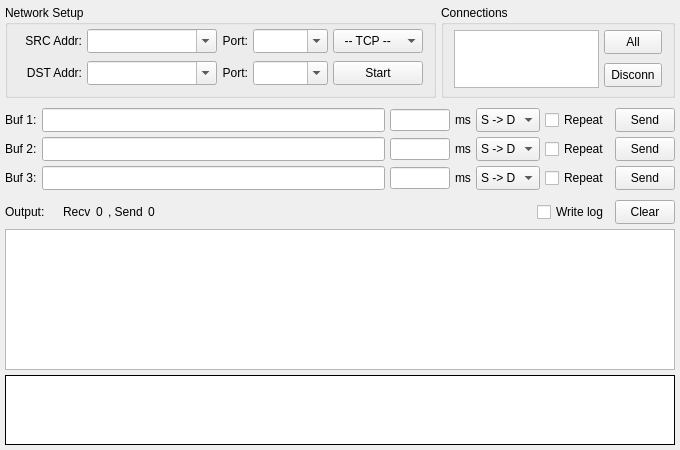
<?xml version="1.0" encoding="UTF-8"?>
<ui version="4.0">
 <class>TransferForm</class>
 <widget class="QWidget" name="TransferForm">
  <property name="geometry">
   <rect>
    <x>0</x>
    <y>0</y>
    <width>680</width>
    <height>450</height>
   </rect>
  </property>
  <property name="minimumSize">
   <size>
    <width>0</width>
    <height>0</height>
   </size>
  </property>
  <property name="windowTitle">
   <string>Transfer</string>
  </property>
  <property name="locale">
   <locale language="C" country="AnyCountry"/>
  </property>
  <layout class="QVBoxLayout" name="lay1">
   <property name="spacing">
    <number>5</number>
   </property>
   <property name="margin">
    <number>5</number>
   </property>
   <item>
    <layout class="QHBoxLayout" name="lay2">
     <item>
      <widget class="QGroupBox" name="box1">
       <property name="sizePolicy">
        <sizepolicy hsizetype="Fixed" vsizetype="Fixed">
         <horstretch>0</horstretch>
         <verstretch>0</verstretch>
        </sizepolicy>
       </property>
       <property name="minimumSize">
        <size>
         <width>0</width>
         <height>93</height>
        </size>
       </property>
       <property name="maximumSize">
        <size>
         <width>16777215</width>
         <height>93</height>
        </size>
       </property>
       <property name="title">
        <string>Network Setup</string>
       </property>
       <layout class="QVBoxLayout" name="lay5">
        <property name="spacing">
         <number>5</number>
        </property>
        <property name="leftMargin">
         <number>4</number>
        </property>
        <property name="topMargin">
         <number>0</number>
        </property>
        <property name="rightMargin">
         <number>10</number>
        </property>
        <property name="bottomMargin">
         <number>5</number>
        </property>
        <item>
         <layout class="QGridLayout" name="lay6">
          <property name="sizeConstraint">
           <enum>QLayout::SetFixedSize</enum>
          </property>
          <property name="horizontalSpacing">
           <number>5</number>
          </property>
          <property name="verticalSpacing">
           <number>8</number>
          </property>
          <item row="0" column="2">
           <widget class="QLabel" name="lab2">
            <property name="sizePolicy">
             <sizepolicy hsizetype="Preferred" vsizetype="Preferred">
              <horstretch>0</horstretch>
              <verstretch>0</verstretch>
             </sizepolicy>
            </property>
            <property name="text">
             <string>Port:</string>
            </property>
            <property name="alignment">
             <set>Qt::AlignRight|Qt::AlignTrailing|Qt::AlignVCenter</set>
            </property>
           </widget>
          </item>
          <item row="0" column="0">
           <widget class="QLabel" name="lab1">
            <property name="sizePolicy">
             <sizepolicy hsizetype="Preferred" vsizetype="Preferred">
              <horstretch>0</horstretch>
              <verstretch>0</verstretch>
             </sizepolicy>
            </property>
            <property name="minimumSize">
             <size>
              <width>70</width>
              <height>0</height>
             </size>
            </property>
            <property name="contextMenuPolicy">
             <enum>Qt::NoContextMenu</enum>
            </property>
            <property name="text">
             <string>SRC Addr:</string>
            </property>
            <property name="textFormat">
             <enum>Qt::PlainText</enum>
            </property>
            <property name="scaledContents">
             <bool>false</bool>
            </property>
            <property name="alignment">
             <set>Qt::AlignRight|Qt::AlignTrailing|Qt::AlignVCenter</set>
            </property>
           </widget>
          </item>
          <item row="0" column="1">
           <widget class="QComboBox" name="cmbSrcAddr">
            <property name="sizePolicy">
             <sizepolicy hsizetype="Fixed" vsizetype="Fixed">
              <horstretch>0</horstretch>
              <verstretch>0</verstretch>
             </sizepolicy>
            </property>
            <property name="minimumSize">
             <size>
              <width>130</width>
              <height>24</height>
             </size>
            </property>
            <property name="maximumSize">
             <size>
              <width>130</width>
              <height>24</height>
             </size>
            </property>
            <property name="editable">
             <bool>true</bool>
            </property>
            <property name="insertPolicy">
             <enum>QComboBox::NoInsert</enum>
            </property>
           </widget>
          </item>
          <item row="0" column="3">
           <widget class="QComboBox" name="cmbSrcPort">
            <property name="sizePolicy">
             <sizepolicy hsizetype="Fixed" vsizetype="Fixed">
              <horstretch>0</horstretch>
              <verstretch>0</verstretch>
             </sizepolicy>
            </property>
            <property name="minimumSize">
             <size>
              <width>75</width>
              <height>24</height>
             </size>
            </property>
            <property name="maximumSize">
             <size>
              <width>75</width>
              <height>24</height>
             </size>
            </property>
            <property name="editable">
             <bool>true</bool>
            </property>
            <property name="insertPolicy">
             <enum>QComboBox::InsertAtTop</enum>
            </property>
           </widget>
          </item>
          <item row="1" column="0">
           <widget class="QLabel" name="lab3">
            <property name="sizePolicy">
             <sizepolicy hsizetype="Preferred" vsizetype="Preferred">
              <horstretch>0</horstretch>
              <verstretch>0</verstretch>
             </sizepolicy>
            </property>
            <property name="minimumSize">
             <size>
              <width>70</width>
              <height>0</height>
             </size>
            </property>
            <property name="contextMenuPolicy">
             <enum>Qt::NoContextMenu</enum>
            </property>
            <property name="text">
             <string>DST Addr:</string>
            </property>
            <property name="textFormat">
             <enum>Qt::PlainText</enum>
            </property>
            <property name="scaledContents">
             <bool>false</bool>
            </property>
            <property name="alignment">
             <set>Qt::AlignRight|Qt::AlignTrailing|Qt::AlignVCenter</set>
            </property>
           </widget>
          </item>
          <item row="1" column="1">
           <widget class="QComboBox" name="cmbDstAddr">
            <property name="sizePolicy">
             <sizepolicy hsizetype="Fixed" vsizetype="Fixed">
              <horstretch>0</horstretch>
              <verstretch>0</verstretch>
             </sizepolicy>
            </property>
            <property name="minimumSize">
             <size>
              <width>130</width>
              <height>24</height>
             </size>
            </property>
            <property name="maximumSize">
             <size>
              <width>130</width>
              <height>24</height>
             </size>
            </property>
            <property name="editable">
             <bool>true</bool>
            </property>
            <property name="insertPolicy">
             <enum>QComboBox::NoInsert</enum>
            </property>
           </widget>
          </item>
          <item row="1" column="2">
           <widget class="QLabel" name="lab4">
            <property name="sizePolicy">
             <sizepolicy hsizetype="Preferred" vsizetype="Preferred">
              <horstretch>0</horstretch>
              <verstretch>0</verstretch>
             </sizepolicy>
            </property>
            <property name="text">
             <string>Port:</string>
            </property>
            <property name="alignment">
             <set>Qt::AlignRight|Qt::AlignTrailing|Qt::AlignVCenter</set>
            </property>
           </widget>
          </item>
          <item row="1" column="3">
           <widget class="QComboBox" name="cmbDstPort">
            <property name="sizePolicy">
             <sizepolicy hsizetype="Fixed" vsizetype="Fixed">
              <horstretch>0</horstretch>
              <verstretch>0</verstretch>
             </sizepolicy>
            </property>
            <property name="minimumSize">
             <size>
              <width>75</width>
              <height>24</height>
             </size>
            </property>
            <property name="maximumSize">
             <size>
              <width>75</width>
              <height>24</height>
             </size>
            </property>
            <property name="editable">
             <bool>true</bool>
            </property>
            <property name="insertPolicy">
             <enum>QComboBox::InsertAtTop</enum>
            </property>
           </widget>
          </item>
          <item row="1" column="4">
           <widget class="QToolButton" name="btnTrigger">
            <property name="sizePolicy">
             <sizepolicy hsizetype="Fixed" vsizetype="Fixed">
              <horstretch>0</horstretch>
              <verstretch>0</verstretch>
             </sizepolicy>
            </property>
            <property name="minimumSize">
             <size>
              <width>90</width>
              <height>24</height>
             </size>
            </property>
            <property name="maximumSize">
             <size>
              <width>90</width>
              <height>24</height>
             </size>
            </property>
            <property name="statusTip">
             <string/>
            </property>
            <property name="text">
             <string>Start</string>
            </property>
            <property name="checkable">
             <bool>true</bool>
            </property>
           </widget>
          </item>
          <item row="0" column="4">
           <widget class="QComboBox" name="cmbType">
            <property name="sizePolicy">
             <sizepolicy hsizetype="Fixed" vsizetype="Fixed">
              <horstretch>0</horstretch>
              <verstretch>0</verstretch>
             </sizepolicy>
            </property>
            <property name="minimumSize">
             <size>
              <width>90</width>
              <height>24</height>
             </size>
            </property>
            <property name="maximumSize">
             <size>
              <width>90</width>
              <height>24</height>
             </size>
            </property>
            <item>
             <property name="text">
              <string notr="true">  -- TCP --</string>
             </property>
            </item>
            <item>
             <property name="text">
              <string notr="true">  -- UDP --</string>
             </property>
            </item>
           </widget>
          </item>
         </layout>
        </item>
       </layout>
      </widget>
     </item>
     <item>
      <widget class="QGroupBox" name="box2">
       <property name="sizePolicy">
        <sizepolicy hsizetype="Expanding" vsizetype="Fixed">
         <horstretch>0</horstretch>
         <verstretch>0</verstretch>
        </sizepolicy>
       </property>
       <property name="minimumSize">
        <size>
         <width>0</width>
         <height>93</height>
        </size>
       </property>
       <property name="maximumSize">
        <size>
         <width>16777215</width>
         <height>93</height>
        </size>
       </property>
       <property name="title">
        <string>Connections</string>
       </property>
       <layout class="QHBoxLayout" name="lay8">
        <property name="spacing">
         <number>5</number>
        </property>
        <property name="leftMargin">
         <number>10</number>
        </property>
        <property name="topMargin">
         <number>5</number>
        </property>
        <property name="rightMargin">
         <number>10</number>
        </property>
        <property name="bottomMargin">
         <number>10</number>
        </property>
        <item>
         <widget class="QListWidget" name="lstConn">
          <property name="sizePolicy">
           <sizepolicy hsizetype="Expanding" vsizetype="Fixed">
            <horstretch>0</horstretch>
            <verstretch>0</verstretch>
           </sizepolicy>
          </property>
          <property name="minimumSize">
           <size>
            <width>0</width>
            <height>58</height>
           </size>
          </property>
          <property name="maximumSize">
           <size>
            <width>16777215</width>
            <height>58</height>
           </size>
          </property>
          <property name="verticalScrollBarPolicy">
           <enum>Qt::ScrollBarAlwaysOff</enum>
          </property>
          <property name="horizontalScrollBarPolicy">
           <enum>Qt::ScrollBarAlwaysOff</enum>
          </property>
          <property name="editTriggers">
           <set>QAbstractItemView::NoEditTriggers</set>
          </property>
          <property name="showDropIndicator" stdset="0">
           <bool>false</bool>
          </property>
          <property name="selectionMode">
           <enum>QAbstractItemView::MultiSelection</enum>
          </property>
          <property name="selectionBehavior">
           <enum>QAbstractItemView::SelectRows</enum>
          </property>
          <property name="selectionRectVisible">
           <bool>false</bool>
          </property>
         </widget>
        </item>
        <item>
         <layout class="QVBoxLayout" name="lay9">
          <property name="spacing">
           <number>10</number>
          </property>
          <property name="topMargin">
           <number>0</number>
          </property>
          <item>
           <widget class="QToolButton" name="btnConnAll">
            <property name="sizePolicy">
             <sizepolicy hsizetype="Preferred" vsizetype="Fixed">
              <horstretch>0</horstretch>
              <verstretch>0</verstretch>
             </sizepolicy>
            </property>
            <property name="minimumSize">
             <size>
              <width>0</width>
              <height>24</height>
             </size>
            </property>
            <property name="maximumSize">
             <size>
              <width>16777215</width>
              <height>24</height>
             </size>
            </property>
            <property name="text">
             <string>All</string>
            </property>
           </widget>
          </item>
          <item>
           <widget class="QToolButton" name="btnConnDel">
            <property name="sizePolicy">
             <sizepolicy hsizetype="Preferred" vsizetype="Fixed">
              <horstretch>0</horstretch>
              <verstretch>0</verstretch>
             </sizepolicy>
            </property>
            <property name="minimumSize">
             <size>
              <width>0</width>
              <height>24</height>
             </size>
            </property>
            <property name="maximumSize">
             <size>
              <width>16777215</width>
              <height>24</height>
             </size>
            </property>
            <property name="text">
             <string>Disconn</string>
            </property>
           </widget>
          </item>
         </layout>
        </item>
       </layout>
      </widget>
     </item>
    </layout>
   </item>
   <item>
    <layout class="QGridLayout" name="lay3">
     <property name="topMargin">
      <number>5</number>
     </property>
     <property name="spacing">
      <number>5</number>
     </property>
     <item row="0" column="2">
      <widget class="QLineEdit" name="edtTime1">
       <property name="maximumSize">
        <size>
         <width>60</width>
         <height>16777215</height>
        </size>
       </property>
      </widget>
     </item>
     <item row="2" column="3">
      <widget class="QLabel" name="lab13">
       <property name="text">
        <string>ms</string>
       </property>
      </widget>
     </item>
     <item row="0" column="0">
      <widget class="QLabel" name="lab5">
       <property name="text">
        <string>Buf 1:</string>
       </property>
      </widget>
     </item>
     <item row="0" column="6">
      <widget class="QToolButton" name="btnSend1">
       <property name="minimumSize">
        <size>
         <width>60</width>
         <height>24</height>
        </size>
       </property>
       <property name="maximumSize">
        <size>
         <width>60</width>
         <height>24</height>
        </size>
       </property>
       <property name="text">
        <string>Send</string>
       </property>
       <property name="checkable">
        <bool>false</bool>
       </property>
      </widget>
     </item>
     <item row="1" column="6">
      <widget class="QToolButton" name="btnSend2">
       <property name="minimumSize">
        <size>
         <width>60</width>
         <height>24</height>
        </size>
       </property>
       <property name="maximumSize">
        <size>
         <width>60</width>
         <height>24</height>
        </size>
       </property>
       <property name="text">
        <string>Send</string>
       </property>
      </widget>
     </item>
     <item row="1" column="0">
      <widget class="QLabel" name="lab6">
       <property name="text">
        <string>Buf 2:</string>
       </property>
      </widget>
     </item>
     <item row="1" column="1">
      <widget class="QLineEdit" name="edtBuf2">
       <property name="minimumSize">
        <size>
         <width>0</width>
         <height>24</height>
        </size>
       </property>
       <property name="maximumSize">
        <size>
         <width>16777215</width>
         <height>24</height>
        </size>
       </property>
      </widget>
     </item>
     <item row="2" column="0">
      <widget class="QLabel" name="lab7">
       <property name="text">
        <string>Buf 3:</string>
       </property>
      </widget>
     </item>
     <item row="0" column="1">
      <widget class="QLineEdit" name="edtBuf1">
       <property name="minimumSize">
        <size>
         <width>0</width>
         <height>24</height>
        </size>
       </property>
       <property name="maximumSize">
        <size>
         <width>16777215</width>
         <height>24</height>
        </size>
       </property>
      </widget>
     </item>
     <item row="0" column="4">
      <widget class="QComboBox" name="cmbDir1">
       <property name="sizePolicy">
        <sizepolicy hsizetype="Fixed" vsizetype="Fixed">
         <horstretch>0</horstretch>
         <verstretch>0</verstretch>
        </sizepolicy>
       </property>
       <property name="minimumSize">
        <size>
         <width>0</width>
         <height>24</height>
        </size>
       </property>
       <property name="maximumSize">
        <size>
         <width>16777215</width>
         <height>24</height>
        </size>
       </property>
       <property name="frame">
        <bool>true</bool>
       </property>
       <item>
        <property name="text">
         <string notr="true">S -&gt; D</string>
        </property>
       </item>
       <item>
        <property name="text">
         <string notr="true">D -&gt; S</string>
        </property>
       </item>
      </widget>
     </item>
     <item row="2" column="1">
      <widget class="QLineEdit" name="edtBuf3">
       <property name="minimumSize">
        <size>
         <width>0</width>
         <height>24</height>
        </size>
       </property>
       <property name="maximumSize">
        <size>
         <width>16777215</width>
         <height>24</height>
        </size>
       </property>
      </widget>
     </item>
     <item row="2" column="6">
      <widget class="QToolButton" name="btnSend3">
       <property name="minimumSize">
        <size>
         <width>60</width>
         <height>24</height>
        </size>
       </property>
       <property name="maximumSize">
        <size>
         <width>60</width>
         <height>24</height>
        </size>
       </property>
       <property name="text">
        <string>Send</string>
       </property>
      </widget>
     </item>
     <item row="1" column="4">
      <widget class="QComboBox" name="cmbDir2">
       <property name="sizePolicy">
        <sizepolicy hsizetype="Fixed" vsizetype="Fixed">
         <horstretch>0</horstretch>
         <verstretch>0</verstretch>
        </sizepolicy>
       </property>
       <property name="minimumSize">
        <size>
         <width>0</width>
         <height>24</height>
        </size>
       </property>
       <property name="maximumSize">
        <size>
         <width>16777215</width>
         <height>24</height>
        </size>
       </property>
       <item>
        <property name="text">
         <string notr="true">S -&gt; D</string>
        </property>
       </item>
       <item>
        <property name="text">
         <string notr="true">D -&gt; S</string>
        </property>
       </item>
      </widget>
     </item>
     <item row="2" column="4">
      <widget class="QComboBox" name="cmbDir3">
       <property name="sizePolicy">
        <sizepolicy hsizetype="Fixed" vsizetype="Fixed">
         <horstretch>0</horstretch>
         <verstretch>0</verstretch>
        </sizepolicy>
       </property>
       <property name="minimumSize">
        <size>
         <width>0</width>
         <height>24</height>
        </size>
       </property>
       <property name="maximumSize">
        <size>
         <width>16777215</width>
         <height>24</height>
        </size>
       </property>
       <item>
        <property name="text">
         <string notr="true">S -&gt; D</string>
        </property>
       </item>
       <item>
        <property name="text">
         <string notr="true">D -&gt; S</string>
        </property>
       </item>
      </widget>
     </item>
     <item row="1" column="2">
      <widget class="QLineEdit" name="edtTime2">
       <property name="maximumSize">
        <size>
         <width>60</width>
         <height>16777215</height>
        </size>
       </property>
      </widget>
     </item>
     <item row="2" column="2">
      <widget class="QLineEdit" name="edtTime3">
       <property name="maximumSize">
        <size>
         <width>60</width>
         <height>16777215</height>
        </size>
       </property>
      </widget>
     </item>
     <item row="0" column="3">
      <widget class="QLabel" name="lab11">
       <property name="text">
        <string>ms</string>
       </property>
      </widget>
     </item>
     <item row="1" column="3">
      <widget class="QLabel" name="lab12">
       <property name="text">
        <string>ms</string>
       </property>
      </widget>
     </item>
     <item row="0" column="5">
      <widget class="QCheckBox" name="chkTimer1">
       <property name="text">
        <string>Repeat</string>
       </property>
      </widget>
     </item>
     <item row="1" column="5">
      <widget class="QCheckBox" name="chkTimer2">
       <property name="text">
        <string>Repeat</string>
       </property>
      </widget>
     </item>
     <item row="2" column="5">
      <widget class="QCheckBox" name="chkTimer3">
       <property name="text">
        <string>Repeat</string>
       </property>
      </widget>
     </item>
    </layout>
   </item>
   <item>
    <layout class="QHBoxLayout" name="lay4">
     <property name="spacing">
      <number>5</number>
     </property>
     <property name="leftMargin">
      <number>0</number>
     </property>
     <property name="topMargin">
      <number>5</number>
     </property>
     <property name="rightMargin">
      <number>0</number>
     </property>
     <property name="bottomMargin">
      <number>0</number>
     </property>
     <item>
      <widget class="QLabel" name="lab8">
       <property name="sizePolicy">
        <sizepolicy hsizetype="Fixed" vsizetype="Preferred">
         <horstretch>0</horstretch>
         <verstretch>0</verstretch>
        </sizepolicy>
       </property>
       <property name="text">
        <string>Output:    </string>
       </property>
      </widget>
     </item>
     <item>
      <widget class="QLabel" name="lab9">
       <property name="text">
        <string>Recv</string>
       </property>
      </widget>
     </item>
     <item>
      <widget class="QLabel" name="labRecv">
       <property name="sizePolicy">
        <sizepolicy hsizetype="Preferred" vsizetype="Preferred">
         <horstretch>0</horstretch>
         <verstretch>0</verstretch>
        </sizepolicy>
       </property>
       <property name="toolTip">
        <string notr="true"/>
       </property>
       <property name="text">
        <string notr="true">0</string>
       </property>
      </widget>
     </item>
     <item>
      <widget class="QLabel" name="lab10">
       <property name="text">
        <string>, Send</string>
       </property>
      </widget>
     </item>
     <item>
      <widget class="QLabel" name="labSend">
       <property name="toolTip">
        <string notr="true"/>
       </property>
       <property name="text">
        <string notr="true">0</string>
       </property>
      </widget>
     </item>
     <item>
      <spacer name="spc">
       <property name="orientation">
        <enum>Qt::Horizontal</enum>
       </property>
       <property name="sizeHint" stdset="0">
        <size>
         <width>0</width>
         <height>0</height>
        </size>
       </property>
      </spacer>
     </item>
     <item>
      <widget class="QCheckBox" name="chkLog">
       <property name="text">
        <string>Write log</string>
       </property>
      </widget>
     </item>
     <item>
      <widget class="QToolButton" name="btnClear">
       <property name="minimumSize">
        <size>
         <width>60</width>
         <height>24</height>
        </size>
       </property>
       <property name="maximumSize">
        <size>
         <width>60</width>
         <height>24</height>
        </size>
       </property>
       <property name="text">
        <string>Clear</string>
       </property>
      </widget>
     </item>
    </layout>
   </item>
   <item>
    <widget class="QTreeWidget" name="treeOutput">
     <property name="sizePolicy">
      <sizepolicy hsizetype="Expanding" vsizetype="Preferred">
       <horstretch>0</horstretch>
       <verstretch>0</verstretch>
      </sizepolicy>
     </property>
     <property name="horizontalScrollBarPolicy">
      <enum>Qt::ScrollBarAlwaysOff</enum>
     </property>
     <property name="editTriggers">
      <set>QAbstractItemView::NoEditTriggers</set>
     </property>
     <property name="showDropIndicator" stdset="0">
      <bool>false</bool>
     </property>
     <property name="alternatingRowColors">
      <bool>false</bool>
     </property>
     <property name="selectionMode">
      <enum>QAbstractItemView::SingleSelection</enum>
     </property>
     <property name="selectionBehavior">
      <enum>QAbstractItemView::SelectRows</enum>
     </property>
     <property name="wordWrap">
      <bool>true</bool>
     </property>
     <attribute name="headerVisible">
      <bool>false</bool>
     </attribute>
     <attribute name="headerStretchLastSection">
      <bool>true</bool>
     </attribute>
     <column>
      <property name="text">
       <string notr="true">1</string>
      </property>
     </column>
    </widget>
   </item>
   <item>
    <widget class="QPlainTextEdit" name="txtOutput">
     <property name="sizePolicy">
      <sizepolicy hsizetype="Expanding" vsizetype="Fixed">
       <horstretch>0</horstretch>
       <verstretch>0</verstretch>
      </sizepolicy>
     </property>
     <property name="minimumSize">
      <size>
       <width>0</width>
       <height>70</height>
      </size>
     </property>
     <property name="maximumSize">
      <size>
       <width>16777215</width>
       <height>70</height>
      </size>
     </property>
     <property name="acceptDrops">
      <bool>false</bool>
     </property>
     <property name="frameShape">
      <enum>QFrame::Box</enum>
     </property>
     <property name="frameShadow">
      <enum>QFrame::Plain</enum>
     </property>
     <property name="horizontalScrollBarPolicy">
      <enum>Qt::ScrollBarAlwaysOff</enum>
     </property>
     <property name="tabChangesFocus">
      <bool>true</bool>
     </property>
     <property name="undoRedoEnabled">
      <bool>false</bool>
     </property>
     <property name="readOnly">
      <bool>true</bool>
     </property>
     <property name="textInteractionFlags">
      <set>Qt::TextSelectableByKeyboard|Qt::TextSelectableByMouse</set>
     </property>
    </widget>
   </item>
  </layout>
 </widget>
 <tabstops>
  <tabstop>cmbSrcAddr</tabstop>
  <tabstop>cmbSrcPort</tabstop>
  <tabstop>cmbType</tabstop>
  <tabstop>cmbDstAddr</tabstop>
  <tabstop>cmbDstPort</tabstop>
  <tabstop>btnTrigger</tabstop>
  <tabstop>lstConn</tabstop>
  <tabstop>btnConnAll</tabstop>
  <tabstop>btnConnDel</tabstop>
  <tabstop>edtBuf1</tabstop>
  <tabstop>edtTime1</tabstop>
  <tabstop>cmbDir1</tabstop>
  <tabstop>chkTimer1</tabstop>
  <tabstop>btnSend1</tabstop>
  <tabstop>edtBuf2</tabstop>
  <tabstop>edtTime2</tabstop>
  <tabstop>cmbDir2</tabstop>
  <tabstop>chkTimer2</tabstop>
  <tabstop>btnSend2</tabstop>
  <tabstop>edtBuf3</tabstop>
  <tabstop>edtTime3</tabstop>
  <tabstop>cmbDir3</tabstop>
  <tabstop>chkTimer3</tabstop>
  <tabstop>btnSend3</tabstop>
  <tabstop>chkLog</tabstop>
  <tabstop>btnClear</tabstop>
  <tabstop>treeOutput</tabstop>
  <tabstop>txtOutput</tabstop>
 </tabstops>
 <resources/>
 <connections/>
</ui>
